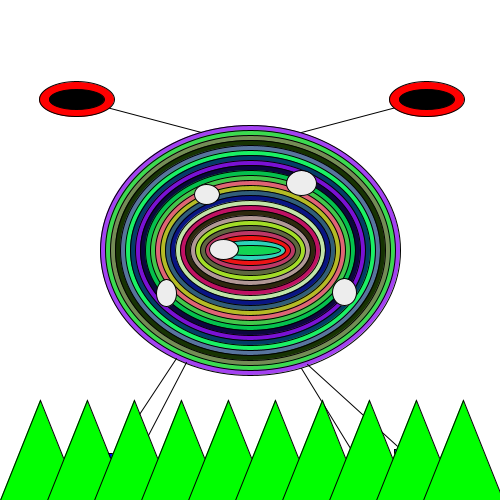
Frame 1 (no input)
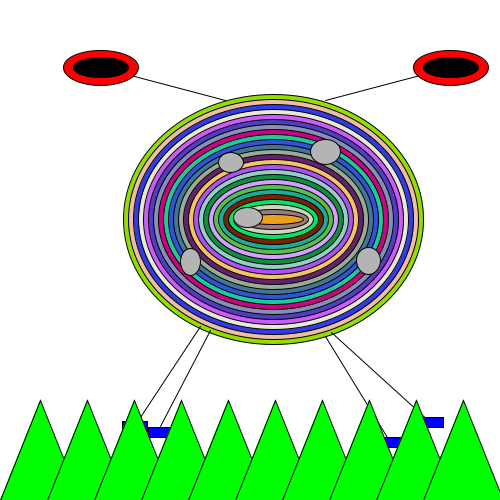
Frame 60 (the mouse pressed at the canvas centre just before this capture)
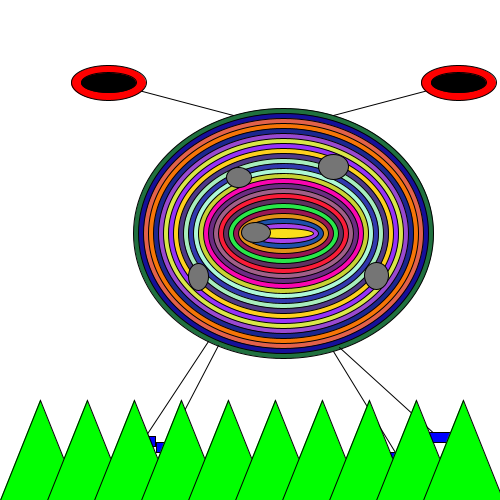
Frame 120 (the mouse held since frame 60 and released just before this capture)

The Processing sketch that drew these frames (run headless with seeded random() and noise(); from frame 60 on, the mouse is pressed at the canvas centre):

// Processing sketch: Monster_interactive
// ── Monster_interactive.pde

Grass[] grass= new Grass[10];
float monsterX;
float monsterY;
float eyeR;
float eyeG;
float eyeB;


void setup() {
  size(500, 500);
  monsterX=width/2;
  monsterY=height/2;
  smooth();
  for(int i=0; i<grass.length; i++){
    grass[i] = new Grass(i*47,500,40+(i*47),400,80+(i*47),500);
  }
}
void draw() {
  background(255);
  ellipseMode(CENTER);
  rectMode(CENTER);
  stroke(0);
  fill(255);
  
  
  //making new objects of my classes
  Body b= new Body();
  BodyFilling c= new BodyFilling();
  LegsFeetLeft a= new LegsFeetLeft();
  LegsFeetRight d= new LegsFeetRight();
  Eyes e= new Eyes();
  //calling the objects that i just made with the function of every class
  b.body();
  c.bodyFilling();
  a.legsFeetLeft();
  d.legsFeetRight();
  e.eyes();
  //making a foreach loop to go through the array and then displaying the loop with every part.
  for(Grass s : grass){
   s.display();
  }  
  
}

// ── Body.pde
class Body{
  
 public void body(){
 for(int monsterYS = 250; monsterYS > 0; monsterYS-=10){
    stroke(0);
    eyeR = random(255);
    eyeG = random(255);
    eyeB = random(255);
    fill(eyeR,eyeG,eyeB);
    ellipse(monsterX, monsterY, monsterYS+50, monsterYS);
  }
  
  monsterY = monsterY - random(-1, 2);
  monsterX = monsterX + random(-1, 2);

  if (monsterY<0) {
    monsterY=height/2;
   monsterX=width/2;
  }
  if (monsterX+175+40>width) {
    monsterY=height/2;
    monsterX=width/2;
  }
 }

  
  
  
}

// ── Eyes.pde
class Eyes{
  
  public void eyes(){
  fill(255, 0, 0);
  line(monsterX-175, monsterY-150, monsterX-50, monsterY-117);
  line(monsterX+175, monsterY-150, monsterX+50, monsterY-117);
  ellipse(monsterX-175, monsterY-150, 75, 35);
  ellipse(monsterX+175, monsterY-150, 75, 35);
  fill(0);
  ellipse(monsterX+175, monsterY-150, 55, 20);
  ellipse(monsterX-175, monsterY-150, 55, 20);
  }
  
  
}

// ── Grass.pde

class Grass{
  
  
  
  float x1position;
  float y1position;
  float x2position;
  float y2position;
  float x3position;
  float y3position;
  
  
  
  Grass(float x1, float y1,float x2,float y2,float x3,float y3){
    this.x1position=x1;
    this.y1position=y1;
    this.x2position=x2;
    this.y2position=y2;
    this.x3position=x3;
    this.y3position=y3;
    
  
}
void display(){
  fill(0,255,0);
  triangle(this.x1position,this.y1position,this.x2position,this.y2position,this.x3position,this.y3position);
  
}
  
  
}

// ── LegsFeetLeft.pde
class LegsFeetLeft{
  
  public void legsFeetLeft(){
  line(monsterX-75, monsterY+109, monsterX-141, monsterY+209);
  line(monsterX-65, monsterY+113, monsterX-115, monsterY+209);
  fill(0, 0, 255);
  rect(monsterX-141, monsterY+209, 25, 10);
  rect(monsterX-115, monsterY+215, 25, 10);
  }
}

// ── LegsFeetRight.pde
  class LegsFeetRight{
  
  public void legsFeetRight(){
  
  line(monsterX+56, monsterY+115, monsterX+155, monsterY+205);
  line(monsterX+50, monsterY+119, monsterX+115, monsterY+225);
  fill(0, 0, 255);
  rect(monsterX+115, monsterY+225, 25, 10);
  rect(monsterX+155, monsterY+205, 25, 10);
  }
  }

// ── bodyFilling.pde
class BodyFilling{
  
  
  public void bodyFilling(){
  fill(random(255));
  ellipse(monsterX-28, monsterY, 29, 20);
  ellipse(monsterX-85, monsterY+44, 20, 27);
  ellipse(monsterX-45, monsterY-55, 25, 20);
  ellipse(monsterX+50, monsterY-66, 30, 25);
  ellipse(monsterX+93, monsterY+43, 24, 27);
  }

}
